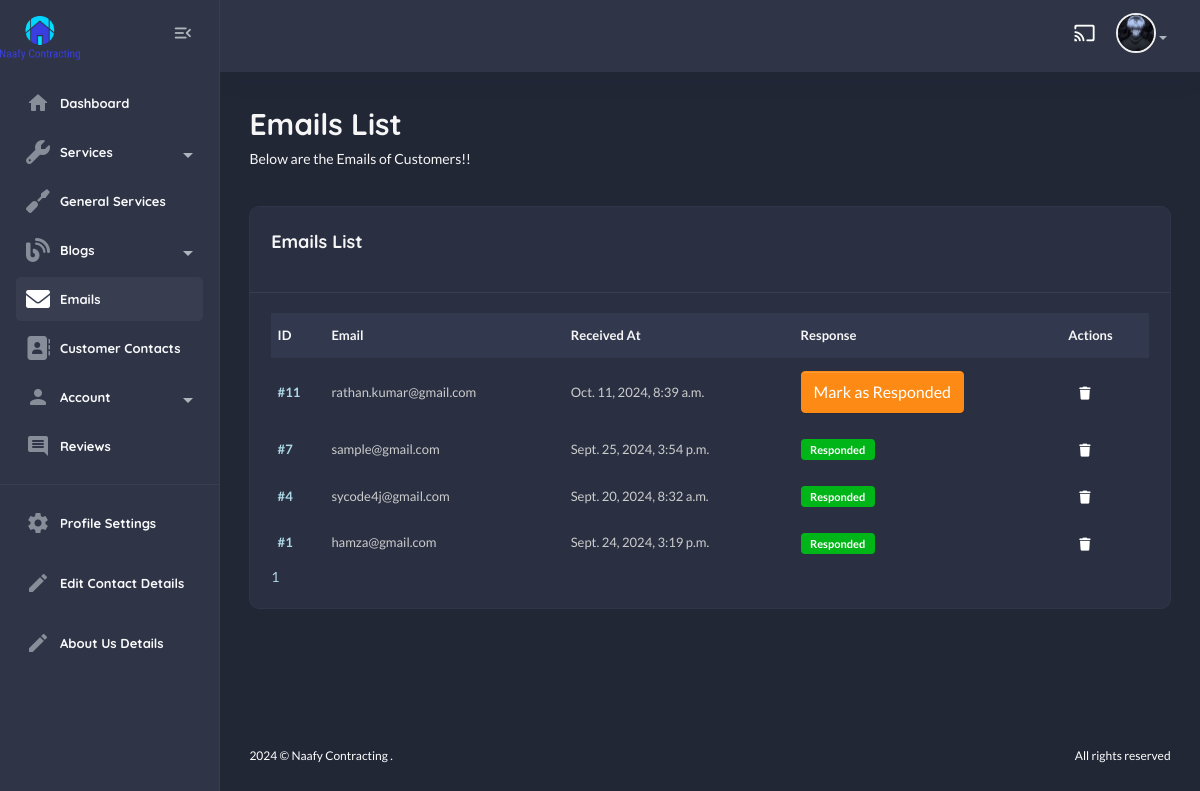
/useradmin/emails/ (signed in), run on an earlier commit of the app's database.
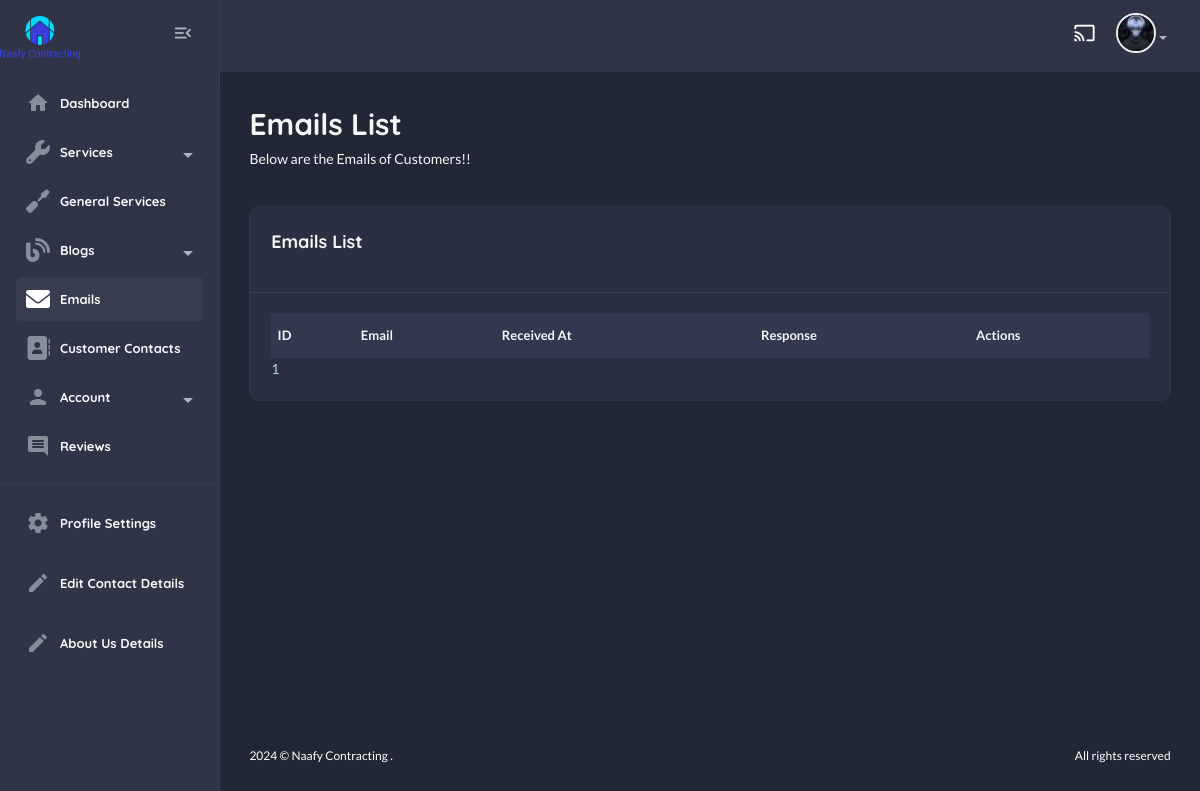
And on a later commit of the database.
### useradmin/models.py (models this page shows, shortened)
class Profile(models.Model):
    user = models.OneToOneField(User, on_delete=models.CASCADE)
    first_name = models.CharField(max_length=255, blank=True, null=True)
    last_name = models.CharField(max_length=255, blank=True, null=True)
    email = models.EmailField(max_length=255, blank=True, null=True)
    bio = models.TextField(default="This is My Bio!")
    address = models.CharField(max_length=255, blank=True, null=True)
    profile_image = models.ImageField(upload_to='profile_images/', blank=True, null=True)
    last_updated = models.DateTimeField(auto_now=True)

### contact/models.py (models this page shows, shortened)
class Email(models.Model):
    email = models.EmailField(unique=True, max_length=254)
    sent_at = models.DateTimeField(auto_now=True)
    responded = models.BooleanField(default=False)

### useradmin/views.py (the view)
# urls.py: path("emails/", views.email_view, name="email-list"),
@login_required
def email_view(request):
    emails = Email.objects.all().order_by("-id")
    paginator = Paginator(emails, 10)
    page_number = request.GET.get("page")
    page_obj = paginator.get_page(page_number)
    context = {
        "emails" : page_obj,
    }
    return render(request, "useradmin/email-list.html", context)

### home/context_processors.py (called while the page is built)
def default(request):
    services = Service.objects.all().order_by("-id")
    contact_details = ContactDetails.objects.first()
    return {
        "services" : services,
        "contact_details" : contact_details,
    }

### templates/useradmin/email-list.html (shortened to what this page needs)
{% extends "useradmin/base.html" %}
    {% load static %}
        {% block content %}
            <section class="content-main">
                <div class="content-header">
                    <div>
                        <h2 class="content-title card-title">Emails List</h2>
                        <p>Below are the Emails of Customers!!</p>
                    </div>
                </div>
                <div class="card mb-4">
                    <header class="card-header">
                        <h4 class="card-title">Emails List</h4>
                    </header>
                    <div class="card-body">
                        <div class="table-responsive">
                            <div class="table-responsive">
                                <table class="table align-middle table-nowrap mb-0">
                                    <thead class="table-light">
                                        <tr>
                                            <th class="align-middle" scope="col">ID</th>
                                            <th class="align-middle" scope="col">Email</th>
                                            <th class="align-middle" scope="col">Received At</th>
                                            <th class="align-middle" scope="col">Response</th>
                                            <th class="align-middle" scope="col">Actions</th>
                                        </tr>
                                    </thead>
                                    <tbody>
                                        {% for e in emails %}
                                            <tr>
                                                <td><a class="fw-bold">#{{e.id}}</a></td>
                                                <td>{{e.email}}</td>
                                                <td>{{e.sent_at}}</td>
                                                <td>
                                                    {% if e.responded %}
                                                        <span class="badge bg-success">Responded</span>
                                                    {% else %}
                                                        <form method="POST" action="{% url 'useradmin:mark-as-responded' e.id %}">
                                                            <button type="submit" class="btn btn-warning">Mark as Responded</button>
                                                        </form>
                                                    {% endif %}
                                                </td>
                                                <td>
                                                    <a href="{% url 'useradmin:delete-email' e.id %}" class="btn btn-sm d-inline"><i class="fas fa-trash"></i></a>
                                                </td>
                                            </tr>
                                        {% endfor %}
                                    </tbody>
                                </table>
                            </div>
                        </div>
                        <div class="row">
                            <div class="col-lg-12">
                                <div class="blog__pagination">
                                    {% for num in emails.paginator.page_range %}
                                        {% if emails.number == num %}
                                            <a href="?page={{ num }}" class="active">{{ num }}</a>
                                        {% else %}
                                            <a href="?page={{ num }}">{{ num }}</a>
                                        {% endif %}
                                    {% endfor %}
                                </div>
                            </div>
                        </div>
                    </div>
                </div>
            </section>
{% endblock content %}

### templates/useradmin/base.html (shortened to what this page needs)
{% load static %}
<!DOCTYPE html>
<html lang="en">
    <head>
        <link href="{% static 'assets1/css/main.css' %}" rel="stylesheet" type="text/css" />
        <link rel="stylesheet" href="https://use.fontawesome.com/releases/v5.15.4/css/all.css">
        <link rel="stylesheet" href="{% static 'css/custom.css' %}" type="text/css">
        <link rel="stylesheet" href="https://cdnjs.cloudflare.com/ajax/libs/font-awesome/6.0.0/css/all.min.css">
    </head>
    <body class="dark">
        <aside class="navbar-aside" id="offcanvas_aside">
            <div class="d-flex justify-content-center align-items-center">
                <a href="{% url 'home:home' %}" target="_blank" class="brand-wrap">
                    <img src="{% static 'img/logo/nc-logo.png' %}" class="logo mr-100 mt-3" width="80px" alt="Naafy Dashboard" />
                </a>
                <div class="mx-3">
                    <button class="btn btn-icon btn-aside-minimize">
                        <i class="text-muted material-icons md-menu_open"></i>
                    </button>
                </div>
            </div>
            <nav>
                <ul class="menu-aside">
                    <li class="menu-item {% url 'useradmin:dashboard' as dashboard_url %} {% if request.path == dashboard_url %}active{% endif %}">
                        <a class="menu-link" href="{% url 'useradmin:dashboard' %}">
                            <i class="icon material-icons md-home"></i>
                            <span class="text">Dashboard</span>
                        </a>
                    </li>
                    <li class="menu-item has-submenu">
                        <a class="menu-link" href="#">
                            <i class="icon fas fa-wrench"></i>
                            <span class="text">Services</span>
                        </a>
                    </li>
                    <li class="menu-item {% url 'useradmin:gen-service-list' as gen_service_list %} {% if request.path == gen_service_list %}active{% endif %}">
                        <a class="menu-link" href="{% url 'useradmin:gen-service-list' %}">
                            <i class="icon fas fa-screwdriver"></i>
                            <span class="text">General Services</span>
                        </a>
                    </li>
                    <li class="menu-item has-submenu">
                        <a class="menu-link" href="#">
                            <i class="icon fas fa-blog"></i>
                            <span class="text">Blogs</span>
                        </a>
                    </li>
                    <li class="menu-item {% url 'useradmin:email-list' as email_list_url %} {% if request.path == email_list_url %}active{% endif %}">
                        <a class="menu-link" href="{% url 'useradmin:email-list' %}">
                            <i class="icon fas fa-envelope"></i>
                            <span class="text">Emails</span>
                        </a>
                    </li>
                    <li class="menu-item {% url 'useradmin:contact-list' as contact_list_url %} {% if request.path == contact_list_url %}active{% endif %}">
                        <a class="menu-link" href="{% url 'useradmin:contact-list' %}">
                            <i class="icon fas fa-address-book"></i>
                            <span class="text">Customer Contacts</span>
                        </a>
                    </li>
                        <li class="menu-item has-submenu">
                            <a class="menu-link">
                                <i class="icon material-icons md-person"></i>
                                <span class="text">Account</span>
                            </a>
                    <li class="menu-item {% url 'useradmin:reviews-list' as reviews_url %} {% if request.path == reviews_url %}active{% endif %} ">
                        <a class="menu-link" href="{% url "useradmin:reviews-list" %}">
                            <i class="icon material-icons md-comment"></i>
                            <span class="text">Reviews</span>
                        </a>
                    </li>
                </ul>
                <hr />
                <ul class="menu-aside">
                    <li class="menu-item">
                        <a class="menu-link" href="{% url "useradmin:profile" %}">
                            <i class="icon material-icons md-settings"></i>
                            <span class="text">Profile Settings</span>
                        </a>
                    </li>
                </ul>
                <ul class="menu-aside">
                    <li class="menu-item">
                        <a class="menu-link" href="{% url "useradmin:contact-details" %}">
                            <i class="icon material-icons md-edit"></i>
                            <span class="text">Edit Contact Details</span>
                        </a>
                    </li>
                </ul>
                <ul class="menu-aside">
                    <li class="menu-item">
                        <a class="menu-link" href="{% url "useradmin:about-us" %}">
                            <i class="icon material-icons md-edit"></i>
                            <span class="text">About Us Details</span>
                        </a>
                    </li>
                </ul>
                <br />
                <br />
            </nav>
        </aside>
        <main class="main-wrap">
            <header class="main-header navbar">
                <div class="col-nav ms-auto">
                    <ul class="nav ms-auto">
                        <li class="nav-item">
                            <a href="#" class="requestfullscreen nav-link btn-icon"><i class="material-icons md-cast"></i></a>
                        </li>
                        <li class="dropdown nav-item">
                            {% if request.user.profile.profile_image %}
                            <a class="dropdown-toggle" data-bs-toggle="dropdown" href="#" id="dropdownAccount" aria-expanded="false"> <img class="img-xs rounded-circle" src="{{request.user.profile.profile_image.url}}" alt="User" /></a>
                            {% endif %}
                        </li>
                    </ul>
                </div>
            </header>
            {% block content %}
            {% endblock content %}
            <footer class="main-footer font-xs">
                <div class="row pb-30 pt-15">
                    <div class="col-sm-6">
                        &copy; Naafy Contracting .
                    </div>
                    <div class="col-sm-6">
                        <div class="text-sm-end">All rights reserved</div>
                    </div>
                </div>
            </footer>
        </main>
    </body>
</html>

What changed in the data, as far as the page shows it:
removed Email: id "11", email "rathan.kumar@gmail.com", sent_at "Oct. 11, 2024, 8:39 a.m.", responded "Mark as Responded"
removed Email: id "7", email "sample@gmail.com", sent_at "Sept. 25, 2024, 3:54 p.m.", responded "Responded"
removed Email: id "4", email "sycode4j@gmail.com", sent_at "Sept. 20, 2024, 8:32 a.m.", responded "Responded"
removed Email: id "1", email "hamza@gmail.com", sent_at "Sept. 24, 2024, 3:19 p.m.", responded "Responded"
